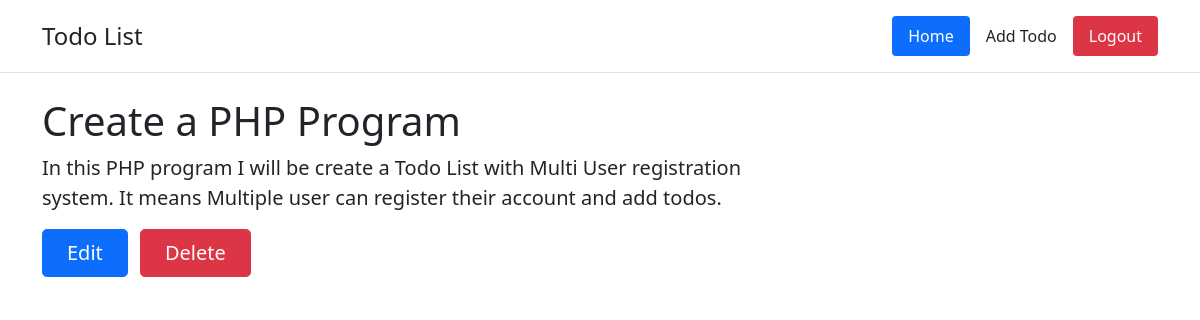
/view-tod.php?id=1 (signed in), run on the app's committed database.
### tables this page shows
CREATE TABLE `todos` (
  `id` int(11) NOT NULL,
  `title` varchar(50) NOT NULL,
  `description` text NOT NULL,
  `date` date NOT NULL DEFAULT current_timestamp(),
  `user_id` int(11) NOT NULL
);

### view-tod.php (the view, shortened to what this page needs)
<?php
include "includes/config.php";
?>
<!doctype html>
<html lang="en">
<head>
</head>
<body>
    <div class="container">
        <div class="row">
            <?php
            $todoId = mysqli_real_escape_string($conn, $_GET["id"]);
            $sql = "SELECT id FROM users WHERE email='{$_SESSION["user_email"]}'";
            $res = mysqli_query($conn, $sql);
            $count = mysqli_num_rows($res);
            if ($count > 0) {
                $row = mysqli_fetch_assoc($res);
                $user_id = $row["id"];
            } else {
                $user_id = 0;
            }
            $sql1 = "SELECT * FROM todos WHERE id='{$todoId}' AND user_id='{$user_id}'";
            $res1 = mysqli_query($conn, $sql1);
            if (mysqli_num_rows($res1) > 0) {
                foreach ($res1 as $todo) {
            ?>
                    <main>
                        <h1><?php echo $todo["title"]; ?></h1>
                        <p class="fs-5 col-md-8"><?php echo $todo["description"]; ?></p>
                        <div class="mb-5">
                            <a href="<?php echo 'edit-todo.php?id='. $todo['id']; ?>" class="btn btn-primary btn-lg px-4 me-2">Edit</a>
                            <a href="<?php echo 'delete-todo.php?id='. $todo['id']; ?>" class="btn btn-danger btn-lg px-4">Delete</a>
                        </div>
                    </main>
            <?php }
            } else {
                header("Location: todos.php");
                die();
            } ?>
        </div>
    </div>
</body>
</html>

### data on the page
todos: title "Create a PHP Program", description "In this PHP program I will be create a Todo List with Multi User registration system. It means Multiple user can register their account and add todos."
